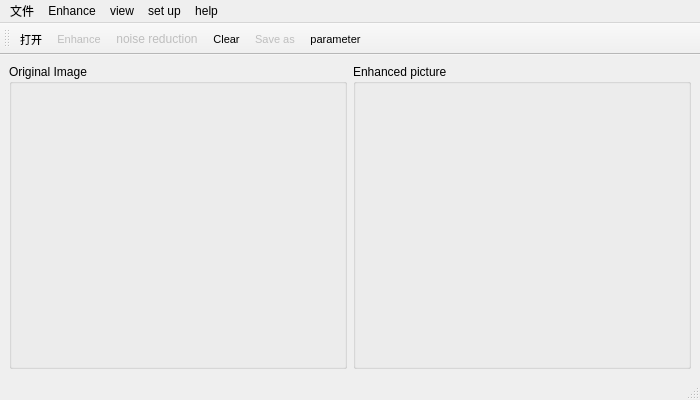
<?xml version="1.0" encoding="UTF-8"?>
<ui version="4.0">
 <class>MainWindow</class>
 <widget class="QMainWindow" name="MainWindow">
  <property name="geometry">
   <rect>
    <x>0</x>
    <y>0</y>
    <width>700</width>
    <height>400</height>
   </rect>
  </property>
  <property name="minimumSize">
   <size>
    <width>700</width>
    <height>400</height>
   </size>
  </property>
  <property name="windowTitle">
   <string>Drak image enhancement system</string>
  </property>
  <property name="windowIcon">
   <iconset>
    <normaloff>resource/image/icon.png</normaloff>resource/image/icon.png</iconset>
  </property>
  <property name="iconSize">
   <size>
    <width>18</width>
    <height>18</height>
   </size>
  </property>
  <widget class="QWidget" name="centralwidget">
   <layout class="QVBoxLayout" name="verticalLayout_2">
    <item>
     <layout class="QHBoxLayout" name="horizontalLayout_5">
      <item>
       <widget class="QGroupBox" name="originBox">
        <property name="enabled">
         <bool>true</bool>
        </property>
        <property name="title">
         <string>Original Image</string>
        </property>
       </widget>
      </item>
      <item>
       <widget class="QGroupBox" name="enhancedBox">
        <property name="title">
         <string>Enhanced picture</string>
        </property>
       </widget>
      </item>
     </layout>
    </item>
   </layout>
  </widget>
  <widget class="QStatusBar" name="statusBar"/>
  <widget class="QMenuBar" name="menuBar">
   <property name="geometry">
    <rect>
     <x>0</x>
     <y>0</y>
     <width>700</width>
     <height>18</height>
    </rect>
   </property>
   <widget class="QMenu" name="menu">
    <property name="title">
     <string>文件</string>
    </property>
    <widget class="QMenu" name="recentOpenMenu">
     <property name="title">
      <string>recently opened</string>
     </property>
     <property name="icon">
      <iconset>
       <normaloff>resource/image/file.png</normaloff>resource/image/file.png</iconset>
     </property>
    </widget>
    <addaction name="openAct"/>
    <addaction name="recentOpenMenu"/>
    <addaction name="separator"/>
    <addaction name="saveAct"/>
    <addaction name="saveAsAct"/>
    <addaction name="saveIlluMapAct"/>
    <addaction name="separator"/>
    <addaction name="clearAct"/>
    <addaction name="separator"/>
    <addaction name="quitAct"/>
   </widget>
   <widget class="QMenu" name="menu_2">
    <property name="title">
     <string>set up</string>
    </property>
    <addaction name="settingAct"/>
   </widget>
   <widget class="QMenu" name="menu_3">
    <property name="title">
     <string>help</string>
    </property>
    <addaction name="aboutAct"/>
    <addaction name="thankAct"/>
   </widget>
   <widget class="QMenu" name="menu_4">
    <property name="title">
     <string>Enhance</string>
    </property>
    <addaction name="enhanceAct"/>
    <addaction name="illuMapAct"/>
    <addaction name="separator"/>
   </widget>
   <widget class="QMenu" name="menu_8">
    <property name="title">
     <string>view</string>
    </property>
    <addaction name="showToolBarAct"/>
    <addaction name="showProgressBarAct"/>
   </widget>
   <addaction name="menu"/>
   <addaction name="menu_4"/>
   <addaction name="menu_8"/>
   <addaction name="menu_2"/>
   <addaction name="menu_3"/>
  </widget>
  <widget class="QToolBar" name="toolBar">
   <property name="enabled">
    <bool>true</bool>
   </property>
   <property name="minimumSize">
    <size>
     <width>0</width>
     <height>0</height>
    </size>
   </property>
   <property name="windowTitle">
    <string>toolBar</string>
   </property>
   <property name="iconSize">
    <size>
     <width>30</width>
     <height>30</height>
    </size>
   </property>
   <property name="toolButtonStyle">
    <enum>Qt::ToolButtonTextBesideIcon</enum>
   </property>
   <attribute name="toolBarArea">
    <enum>TopToolBarArea</enum>
   </attribute>
   <attribute name="toolBarBreak">
    <bool>false</bool>
   </attribute>
   <addaction name="openAct"/>
   <addaction name="enhanceAct"/>
   <addaction name="denoiseAct"/>
   <addaction name="clearAct"/>
   <addaction name="saveAsAct"/>
   <addaction name="settingAct"/>
  </widget>
  <action name="openAct">
   <property name="icon">
    <iconset>
     <normaloff>resource/image/open.png</normaloff>resource/image/open.png</iconset>
   </property>
   <property name="text">
    <string>打开</string>
   </property>
   <property name="font">
    <font>
     <pointsize>8</pointsize>
     <weight>50</weight>
     <bold>false</bold>
     <stylestrategy>PreferDefault</stylestrategy>
     <kerning>true</kerning>
    </font>
   </property>
   <property name="shortcutContext">
    <enum>Qt::WindowShortcut</enum>
   </property>
   <property name="iconVisibleInMenu">
    <bool>true</bool>
   </property>
  </action>
  <action name="aboutAct">
   <property name="icon">
    <iconset>
     <normaloff>resource/image/icon.png</normaloff>resource/image/icon.png</iconset>
   </property>
   <property name="text">
    <string>
about</string>
   </property>
  </action>
  <action name="settingAct">
   <property name="icon">
    <iconset>
     <normaloff>resource/image/setting.png</normaloff>resource/image/setting.png</iconset>
   </property>
   <property name="text">
    <string>parameter</string>
   </property>
   <property name="font">
    <font>
     <pointsize>8</pointsize>
    </font>
   </property>
  </action>
  <action name="undoAct">
   <property name="icon">
    <iconset>
     <normaloff>resource/image/undo.png</normaloff>resource/image/undo.png</iconset>
   </property>
   <property name="text">
    <string>Cancel</string>
   </property>
  </action>
  <action name="redoAct">
   <property name="icon">
    <iconset>
     <normaloff>resource/image/redo.png</normaloff>resource/image/redo.png</iconset>
   </property>
   <property name="text">
    <string>Redo</string>
   </property>
  </action>
  <action name="enhanceAct">
   <property name="checkable">
    <bool>false</bool>
   </property>
   <property name="enabled">
    <bool>false</bool>
   </property>
   <property name="icon">
    <iconset>
     <normaloff>resource/image/enhence.png</normaloff>resource/image/enhence.png</iconset>
   </property>
   <property name="text">
    <string>Enhance</string>
   </property>
   <property name="toolTip">
    <string>low light Enhance</string>
   </property>
   <property name="font">
    <font>
     <pointsize>8</pointsize>
    </font>
   </property>
  </action>
  <action name="saveAct">
   <property name="enabled">
    <bool>false</bool>
   </property>
   <property name="icon">
    <iconset>
     <normaloff>resource/image/save.png</normaloff>resource/image/save.png</iconset>
   </property>
   <property name="text">
    <string>save</string>
   </property>
   <property name="font">
    <font>
     <pointsize>8</pointsize>
    </font>
   </property>
  </action>
  <action name="printAct">
   <property name="enabled">
    <bool>false</bool>
   </property>
   <property name="text">
    <string>Print</string>
   </property>
  </action>
  <action name="clearAct">
   <property name="icon">
    <iconset>
     <normaloff>resource/image/clear.png</normaloff>resource/image/clear.png</iconset>
   </property>
   <property name="text">
    <string>Clear</string>
   </property>
   <property name="font">
    <font>
     <pointsize>8</pointsize>
    </font>
   </property>
  </action>
  <action name="quitAct">
   <property name="icon">
    <iconset>
     <normaloff>resource/image/quit.png</normaloff>resource/image/quit.png</iconset>
   </property>
   <property name="text">
    <string>quit</string>
   </property>
  </action>
  <action name="copyAct">
   <property name="text">
    <string>copy</string>
   </property>
  </action>
  <action name="illuMapAct">
   <property name="enabled">
    <bool>false</bool>
   </property>
   <property name="icon">
    <iconset>
     <normaloff>resource/image/1211052.png</normaloff>resource/image/1211052.png</iconset>
   </property>
   <property name="text">
    <string>Lightmap</string>
   </property>
  </action>
  <action name="denoiseAct">
   <property name="enabled">
    <bool>false</bool>
   </property>
   <property name="icon">
    <iconset>
     <normaloff>resource/image/denoise.png</normaloff>resource/image/denoise.png</iconset>
   </property>
   <property name="text">
    <string>
noise reduction</string>
   </property>
  </action>
  <action name="showToolBarAct">
   <property name="checkable">
    <bool>true</bool>
   </property>
   <property name="text">
    <string>toolbar</string>
   </property>
   <property name="toolTip">
    <string>toolbar</string>
   </property>
  </action>
  <action name="showProgressBarAct">
   <property name="checkable">
    <bool>true</bool>
   </property>
   <property name="text">
    <string>
progress bar</string>
   </property>
  </action>
  <action name="thankAct">
   <property name="icon">
    <iconset>
     <normaloff>resource/image/github.png</normaloff>resource/image/github.png</iconset>
   </property>
   <property name="text">
    <string>thank you</string>
   </property>
  </action>
  <action name="saveAsAct">
   <property name="enabled">
    <bool>false</bool>
   </property>
   <property name="icon">
    <iconset>
     <normaloff>resource/image/save.png</normaloff>resource/image/save.png</iconset>
   </property>
   <property name="text">
    <string>Save as</string>
   </property>
   <property name="font">
    <font>
     <pointsize>8</pointsize>
    </font>
   </property>
  </action>
  <action name="saveIlluMapAct">
   <property name="enabled">
    <bool>false</bool>
   </property>
   <property name="icon">
    <iconset>
     <normaloff>resource/image/save.png</normaloff>resource/image/save.png</iconset>
   </property>
   <property name="text">
    <string>
Save lightmap</string>
   </property>
  </action>
 </widget>
 <resources/>
 <connections>
  <connection>
   <sender>showToolBarAct</sender>
   <signal>triggered(bool)</signal>
   <receiver>toolBar</receiver>
   <slot>setVisible(bool)</slot>
   <hints>
    <hint type="sourcelabel">
     <x>-1</x>
     <y>-1</y>
    </hint>
    <hint type="destinationlabel">
     <x>349</x>
     <y>36</y>
    </hint>
   </hints>
  </connection>
 </connections>
 <slots>
  <slot>loadImg()</slot>
  <slot>enhanceImg()</slot>
  <slot>saveImg()</slot>
 </slots>
</ui>
